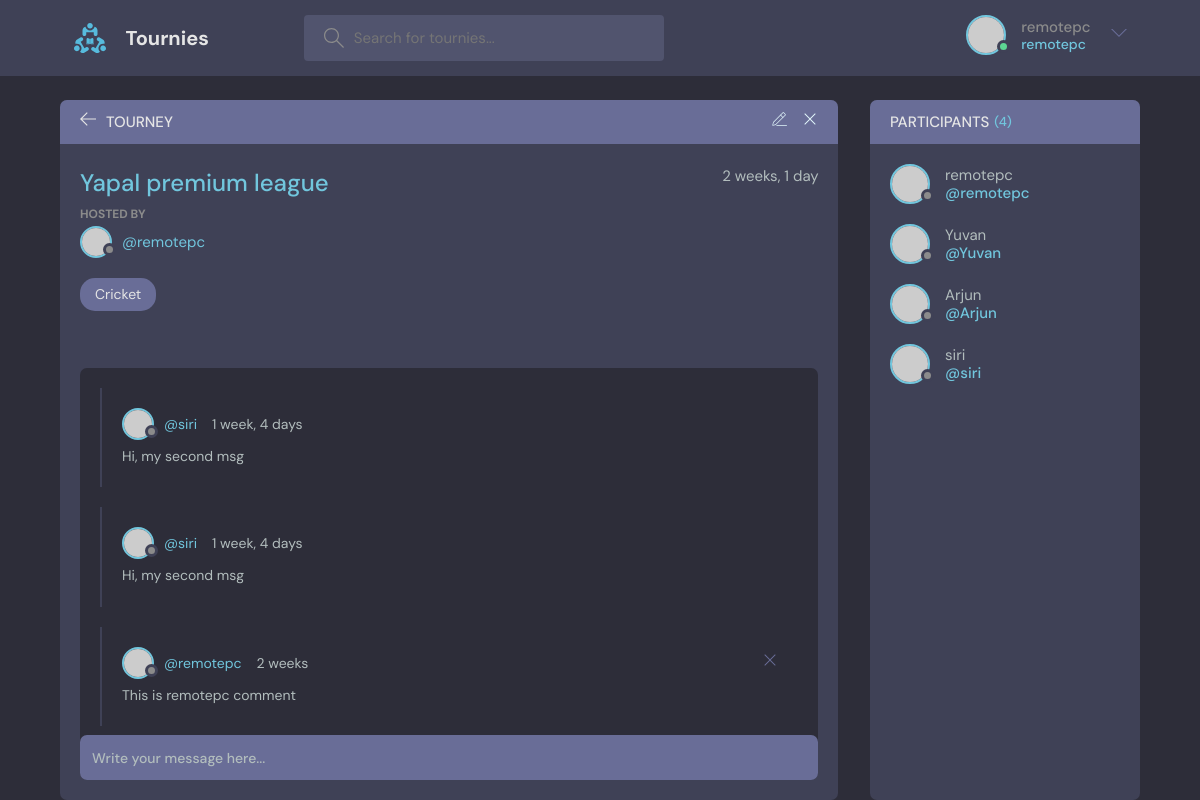
The app's page /tourney/4/ (signed in) with its own data.
### base/models.py (models this page shows)
class Tourney(models.Model) :
    host = models.ForeignKey(User, on_delete=models.CASCADE)
    sport = models.ForeignKey(Sport, on_delete=models.CASCADE)
    name = models.CharField(max_length=100)
    description = models.TextField(null=True, blank=True)
    place = models.CharField(max_length=50)
    location = models.TextField(null=True, blank=True)
    participants = models.ManyToManyField(User, related_name='participants', blank=True)
    created = models.DateTimeField(auto_now_add=True)
    updated = models.DateTimeField(auto_now=True)
    class Meta :
        ordering = ['-updated', '-created']
    def __str__(self) :
        return self.name

class Sport(models.Model) :
    sport = models.CharField(max_length=50)
    def __str__(self) :
        return self.sport

class Message(models.Model) :
    user = models.ForeignKey(User, on_delete=models.CASCADE)
    tourney = models.ForeignKey(Tourney, on_delete=models.CASCADE)
    body = models.TextField()
    updated = models.DateTimeField(auto_now=True)
    created = models.DateTimeField(auto_now_add=True)
    class Meta :
        ordering = ['-updated', '-created']
    def __str__(self) :
        return self.body

### base/views.py (the view, shortened to what this page needs)
# urls.py: path('tourney/<str:pk>/', views.tourney, name='tourney'),
def tourney(request, pk) :
    tourney = None
    tourney = Tourney.objects.get(id = pk)
    participants = tourney.participants.all()
    comments = tourney.message_set.all().order_by('-created')
    context = {'tourney' : tourney, 'comments' : comments, 'participants' : participants}
    return render(request, 'base/tourney.html', context)

### base/templates/base/tourney.html (shortened to what this page needs)
{% extends 'main.html' %}
{% block content%}
    <main class="profile-page layout layout--2">
      <div class="container">
        <div class="room">
          <div class="room__top">
            <div class="room__topLeft">
              <a href="{% url 'home' %}">
                <svg version="1.1" xmlns="http://www.w3.org/2000/svg" width="32" height="32" viewBox="0 0 32 32">
                  <title>arrow-left</title>
                  <path
                    d="M13.723 2.286l-13.723 13.714 13.719 13.714 1.616-1.611-10.96-10.96h27.625v-2.286h-27.625l10.965-10.965-1.616-1.607z"
                  ></path>
                </svg>
              </a>
              <h3>Tourney</h3>
            </div>
            {% if request.user == tourney.host%}
            <div class="room__topRight">
              <a href="{% url 'update-tourney' tourney.id %}">
              </a>
              <a href="{% url 'delete-tourney' tourney.id %}">
                <svg version="1.1" xmlns="http://www.w3.org/2000/svg" width="32" height="32" viewBox="0 0 32 32">
                  <title>remove</title>
                  <path
                    d="M27.314 6.019l-1.333-1.333-9.98 9.981-9.981-9.981-1.333 1.333 9.981 9.981-9.981 9.98 1.333 1.333 9.981-9.98 9.98 9.98 1.333-1.333-9.98-9.98 9.98-9.981z"
                  ></path>
                </svg>
              </a>
            </div>
            {% endif %}
          </div>
          <div class="room__box scroll">
            <div class="room__header scroll">
              <div class="room__info">
                <h3>{{tourney}}</h3>
                <span>{{tourney.created|timesince}}</span>
              </div>
              <div class="room__hosted">
                <p>Hosted By</p>
                <a href="{% url 'user-profile' tourney.host.id %}" class="room__author">
                  <div class="avatar avatar--small">
                    <img src="https://randomuser.me/api/portraits/men/37.jpg" />
                  </div>
                  <span>@{{tourney.host}}</span>
                </a>
              </div>
              <span class="room__topics">{{tourney.sport}}</span>
            </div>
            <div class="room__conversation">
              <div class="threads scroll">
                {% for comment in comments %}
                <div class="thread">
                  <div class="thread__top">
                    <div class="thread__author">
                      <a href="{% url 'user-profile' comment.user.id %}" class="thread__authorInfo">
                        <div class="avatar avatar--small">
                          <img src="https://randomuser.me/api/portraits/men/37.jpg" />
                        </div>
                        <span>@{{comment.user}}</span>
                      </a>
                      <span class="thread__date">{{comment.created|timesince}}</span>
                    </div>
                    {% if request.user == comment.user%}
                    <a href="{% url 'delete-message' comment.id %}">
                    <div class="thread__delete">
                      <svg version="1.1" xmlns="http://www.w3.org/2000/svg" width="32" height="32" viewBox="0 0 32 32">
                        <title>remove</title>
                        <path
                          d="M27.314 6.019l-1.333-1.333-9.98 9.981-9.981-9.981-1.333 1.333 9.981 9.981-9.981 9.98 1.333 1.333 9.981-9.98 9.98 9.98 1.333-1.333-9.98-9.98 9.98-9.981z"
                        ></path>
                      </svg>
                    </div>
                  </a>
                    {% endif %}
                  </div>
                  <div class="thread__details">
                    {{comment}}
                  </div>
                </div>
                {% endfor %}
              </div>
            </div>
          </div>
          <div class="room__message">
            <form action="" method="post">
              <input name="body" placeholder="Write your message here..." />
            </form>
          </div>
        </div>
        <div class="participants">
          <h3 class="participants__top">Participants <span>({{participants.count}})</span></h3>
          <div class="participants__list scroll">
            {% for participant in participants %}
            <a href="{% url 'user-profile' participant.id %}" class="participant">
              <div class="avatar avatar--medium">
                <img src="https://randomuser.me/api/portraits/men/37.jpg" />
              </div>
              <p>
                {{participant}}
                <span>@{{participant}}</span>
              </p>
            </a>
            {% endfor %}
          </div>
        </div>
      </div>
    </main>
{% endblock content %}

### templates/navbar.html (shortened to what this page needs)
{% load static %}
<header class="header header--loggedIn">
    <div class="container">
      <a href="{% url 'home' %}" class="header__logo">
        <img src="{% static 'images/logo.svg' %}" />
        <h1>Tournies</h1>
      </a>
      <form class="header__search" method="get" action="{% url 'home' %}">
        <label>
          <input type="text" name="q" placeholder="Search for tournies..." />
        </label>
      </form>
      <nav class="header__menu">
        {% if request.user.is_authenticated %}
        <div class="header__user">
          <a href="{% url 'user-profile' user.id %}">
            <div class="avatar avatar--medium active">
              <img src="https://randomuser.me/api/portraits/men/37.jpg" />
            </div>
            <p>{{request.user}} <span>{{request.user}}</span></p>
          </a>
          <button class="dropdown-button">
            <svg version="1.1" xmlns="http://www.w3.org/2000/svg" width="32" height="32" viewBox="0 0 32 32">
              <title>chevron-down</title>
              <path d="M16 21l-13-13h-3l16 16 16-16h-3l-13 13z"></path>
            </svg>
          </button>
        </div>
        {% else %}
        <a href="{% url 'user-login'%}">
          <img src="{% static 'images/avatar.svg' %}" />
          <p>Login</p>
        </a>
        {% endif %}
      </nav>
    </div>
  </header>

### records on screen
Tourney: name "Yapal premium league", created "2 weeks, 1 day", host "remotepc", sport "Cricket"
Message: user "siri", created "1 week, 4 days", body "Hi, my second msg"
Message: user "siri", created "1 week, 4 days", body "Hi, my second msg"
Message: user "remotepc", created "2 weeks", body "This is remotepc comment"

### other values on screen
{{ request.user }} "remotepc"
{{ participants.count }} "4"
{{ participant }} "remotepc"
{{ participant }} "Yuvan"
{{ participant }} "Arjun"
{{ participant }} "siri"
